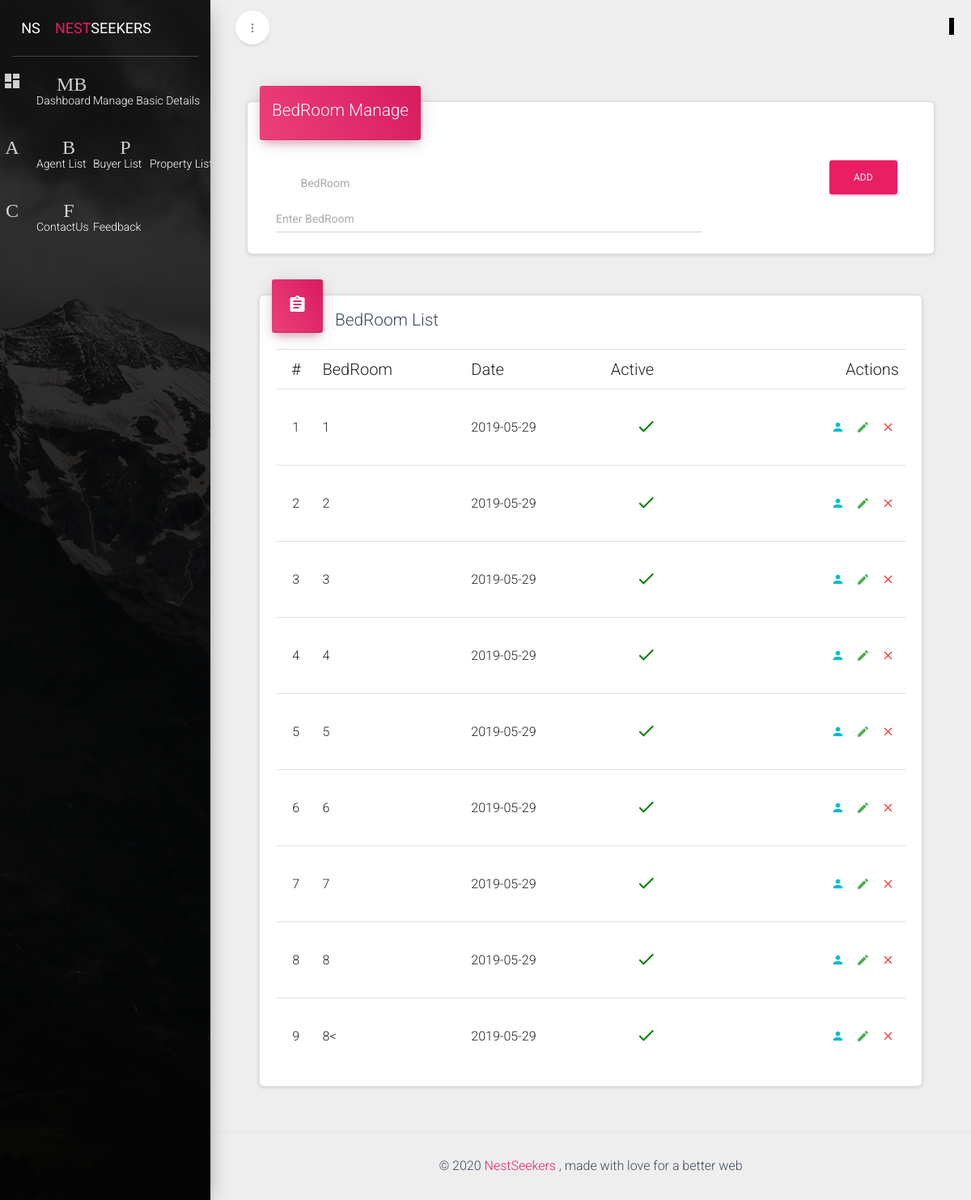
The app's page /NestSeekers/admin/ManageBedroom.php with its own data.
### tables this page shows
CREATE TABLE IF NOT EXISTS `tblbedroom` (
  `BedRoomID` int(11) NOT NULL AUTO_INCREMENT,
  `BedRoomValue` varchar(100) NOT NULL,
  `CreatedOn` date NOT NULL,
  `IsActive` tinyint(4) NOT NULL,
  PRIMARY KEY (`BedRoomID`)
);

### NestSeekers/admin/ManageBedroom.php (the view, shortened to what this page needs)
<!doctype html>
<html lang="en">
<head>
    <?php include_once("LoadFile1.php");?>
</head>
<body >
	<div class="wrapper">
            <?php include_once("SideBarMenu.php");?>
	    <div class="main-panel">
			 <?php include_once("NavBar.php");?>
			<div class="content">
					<div class="container-fluid">
					   <div class="col-md-12">
                            <div class="card">
                                        <form method="post" name="myform" class="form-horizontal">
                                            <div class="card-header card-header-text" data-background-color="rose">
                                                <h4 class="card-title">BedRoom Manage</h4>
                                            </div>
                                            <div class="card-content">
                                                <div class="row">
                                                    <div class="col-md-10">
                                                        <label class="col-sm-2 label-on-left">BedRoom</label>
                                                        <div class="col-sm-10">
                                                            <div class="form-group label-floating is-empty">
                                                                <input type="text" name="txtBedRoom" class="form-control" placeholder="Enter BedRoom">
                                                            </div>
                                                        </div>
                                                    </div>
                                                    <div class="col-md-2">
                                                        <button type="submit" name="btnAddBedRoom" onclick=" return validate();" class="btn btn-fill btn-rose" >Add</button>
                                                    </div>
                                                </div>
                                            </div>
                                        </form>
                            </div>
                            <div class="col-md-12">
                                <div class="card">
                                    <div class="card-header card-header-icon" data-background-color="rose">
                                        <i class="material-icons">assignment</i>
                                    </div>
                                    <div class="card-content">
                                        <h4 class="card-title">BedRoom List</h4>
                                        <div class="table-responsive">
                                            <table class="table">
                                                <thead>
                                                    <tr>
                                                        <th class="text-center">#</th>
                                                        <th>BedRoom</th>
                                                        <th>Date</th>
                                                        <th>Active</th>
                                                        <th class="text-right">Actions</th>
                                                    </tr>
                                                </thead>
                                                <tbody>
                                <?php
                                    $select_BedRoom="select * from tblBedroom";
                                    $Execute_select_BedRoom=mysqli_query($con,$select_BedRoom)or die(mysqli_error($con));
                                    while($fetch_BedRoom=mysqli_fetch_array($Execute_select_BedRoom))
                                    {
                                ?>
                                                    <tr>
                                                        <td class="text-center"><?php echo $fetch_BedRoom['BedRoomID'];?></td>
                                                        <td><?php echo $fetch_BedRoom['BedRoomValue'];?></td>
                                                        <td><?php echo $fetch_BedRoom['CreatedOn'];?></td>
                                                        <td>
                                                            <?php if($fetch_BedRoom['IsActive']==0)
                                                              {
                                                            ?>
                                                                <a href="?UpdateBedRoomID=<?php echo $fetch_BedRoom['BedRoomID']; ?>&Active=1" class="btn btn-simple btn-danger btn-icon "><i class="material-icons" style="font-size: 25px;">close</i></a>
                                                            <?php
                                                                }
                                                                else
                                                                {
                                                            ?>
                                                                <a href="?UpdateBedRoomID=<?php echo $fetch_BedRoom['BedRoomID']; ?>&Active=0" class="btn btn-simple btn-danger btn-icon "><i class="material-icons" style="color: green;font-size: 25px;">done</i></a>
                                                            <?php
                                                                }
                                                            ?>
                                                        </td>
                                                         <td class="td-actions text-right">
                                                            <button type="button" rel="tooltip" class="btn btn-info btn-simple">
                                                                <i class="material-icons">person</i>
                                                            </button>
                                                            <button type="button" rel="tooltip" class="btn btn-success btn-simple">
                                                                <i class="material-icons">edit</i>
                                                            </button>
                                                            <button type="button" rel="tooltip" class="btn btn-danger btn-simple">
                                                                <i class="material-icons">close</i>
                                                            </button>
                                                        </td>
                                                    </tr>
                                <?php
                                    }
                                ?>
                                                </tbody>
                                            </table>
                                        </div>
                                    </div>
                                </div>
                            </div>
                        </div>
					</div>
			</div>
            <?php include_once("Footer.php"); ?>
		</div>
	</div>
</body>
</html>

### records on screen
tblbedroom: BedRoomID "1", BedRoomValue "1", CreatedOn "2019-05-29"
tblbedroom: BedRoomID "2", BedRoomValue "2", CreatedOn "2019-05-29"
tblbedroom: BedRoomID "3", BedRoomValue "3", CreatedOn "2019-05-29"
tblbedroom: BedRoomID "4", BedRoomValue "4", CreatedOn "2019-05-29"
tblbedroom: BedRoomID "5", BedRoomValue "5", CreatedOn "2019-05-29"
tblbedroom: BedRoomID "6", BedRoomValue "6", CreatedOn "2019-05-29"
tblbedroom: BedRoomID "7", BedRoomValue "7", CreatedOn "2019-05-29"
tblbedroom: BedRoomID "8", BedRoomValue "8", CreatedOn "2019-05-29"
tblbedroom: BedRoomID "9", BedRoomValue "8<", CreatedOn "2019-05-29"
